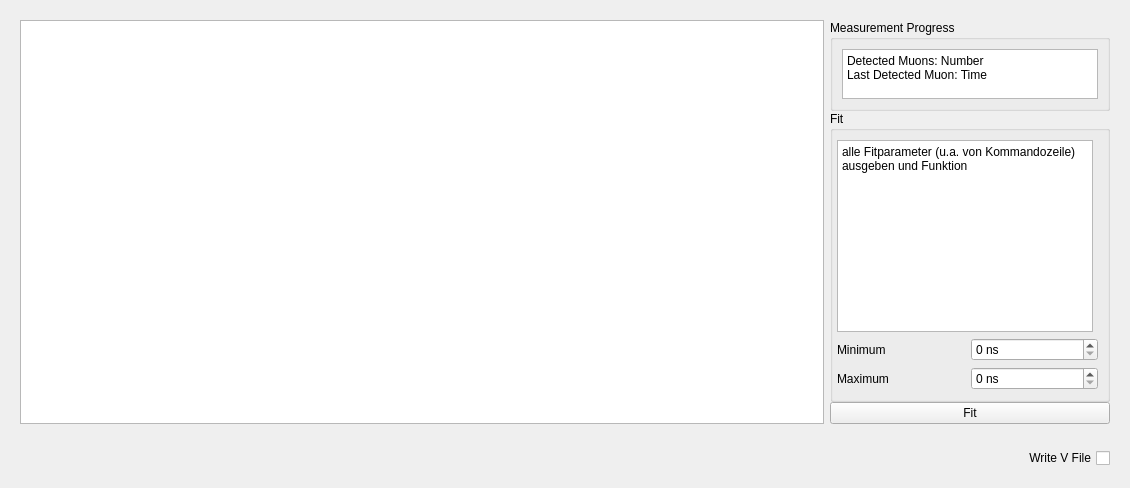
          <widget class="QWidget" name="tab">
           <attribute name="title">
            <string>Measurement</string>
           </attribute>
           <layout class="QVBoxLayout" name="verticalLayout_12">
            <item>
             <widget class="QWidget" name="widget_8" native="true">
              <layout class="QHBoxLayout" name="horizontalLayout_18">
               <item>
                <widget class="QTableView" name="tableView">
                 <property name="maximumSize">
                  <size>
                   <width>16777205</width>
                   <height>16777215</height>
                  </size>
                 </property>
                </widget>
               </item>
               <item>
                <layout class="QVBoxLayout" name="verticalLayout_10">
                 <property name="spacing">
                  <number>0</number>
                 </property>
                 <property name="sizeConstraint">
                  <enum>QLayout::SetFixedSize</enum>
                 </property>
                 <property name="leftMargin">
                  <number>0</number>
                 </property>
                 <property name="topMargin">
                  <number>0</number>
                 </property>
                 <item>
                  <widget class="QGroupBox" name="groupBox_13">
                   <property name="title">
                    <string>Measurement Progress</string>
                   </property>
                   <layout class="QVBoxLayout" name="verticalLayout_11">
                    <item>
                     <widget class="QPlainTextEdit" name="plainTextEdit">
                      <property name="sizePolicy">
                       <sizepolicy hsizetype="Maximum" vsizetype="Expanding">
                        <horstretch>0</horstretch>
                        <verstretch>0</verstretch>
                       </sizepolicy>
                      </property>
                      <property name="maximumSize">
                       <size>
                        <width>16777215</width>
                        <height>50</height>
                       </size>
                      </property>
                      <property name="plainText">
                       <string>Detected Muons: Number
Last Detected Muon: Time</string>
                      </property>
                     </widget>
                    </item>
                   </layout>
                  </widget>
                 </item>
                 <item>
                  <widget class="QGroupBox" name="groupBox_14">
                   <property name="enabled">
                    <bool>true</bool>
                   </property>
                   <property name="maximumSize">
                    <size>
                     <width>16777215</width>
                     <height>16777215</height>
                    </size>
                   </property>
                   <property name="contextMenuPolicy">
                    <enum>Qt::NoContextMenu</enum>
                   </property>
                   <property name="title">
                    <string>Fit</string>
                   </property>
                   <layout class="QVBoxLayout" name="verticalLayout_25">
                    <property name="leftMargin">
                     <number>4</number>
                    </property>
                    <item>
                     <widget class="QPlainTextEdit" name="plainTextEdit_2">
                      <property name="sizePolicy">
                       <sizepolicy hsizetype="Maximum" vsizetype="Maximum">
                        <horstretch>0</horstretch>
                        <verstretch>0</verstretch>
                       </sizepolicy>
                      </property>
                      <property name="plainText">
                       <string>alle Fitparameter (u.a. von Kommandozeile) ausgeben und Funktion</string>
                      </property>
                     </widget>
                    </item>
                    <item>
                     <layout class="QGridLayout" name="gridLayout_12">
                      <item row="0" column="0">
                       <widget class="QLabel" name="label_67">
                        <property name="text">
                         <string>Minimum</string>
                        </property>
                       </widget>
                      </item>
                      <item row="0" column="1">
                       <widget class="QSpinBox" name="spinBox_35">
                        <property name="suffix">
                         <string> ns</string>
                        </property>
                       </widget>
                      </item>
                      <item row="1" column="1">
                       <widget class="QSpinBox" name="spinBox_36">
                        <property name="suffix">
                         <string> ns</string>
                        </property>
                       </widget>
                      </item>
                      <item row="1" column="0">
                       <widget class="QLabel" name="label_68">
                        <property name="text">
                         <string>Maximum</string>
                        </property>
                       </widget>
                      </item>
                     </layout>
                    </item>
                   </layout>
                  </widget>
                 </item>
                 <item>
                  <widget class="QPushButton" name="pushButton_11">
                   <property name="text">
                    <string>Fit</string>
                   </property>
                  </widget>
                 </item>
                </layout>
               </item>
              </layout>
             </widget>
            </item>
            <item>
             <widget class="QWidget" name="widget_9" native="true">
              <layout class="QHBoxLayout" name="horizontalLayout_10">
               <item>
                <spacer name="horizontalSpacer_11">
                 <property name="orientation">
                  <enum>Qt::Horizontal</enum>
                 </property>
                 <property name="sizeHint" stdset="0">
                  <size>
                   <width>1003</width>
                   <height>20</height>
                  </size>
                 </property>
                </spacer>
               </item>
               <item>
                <widget class="QCheckBox" name="checkBox_31">
                 <property name="layoutDirection">
                  <enum>Qt::RightToLeft</enum>
                 </property>
                 <property name="text">
                  <string>Write V File</string>
                 </property>
                </widget>
               </item>
              </layout>
             </widget>
            </item>
           </layout>
          </widget>
